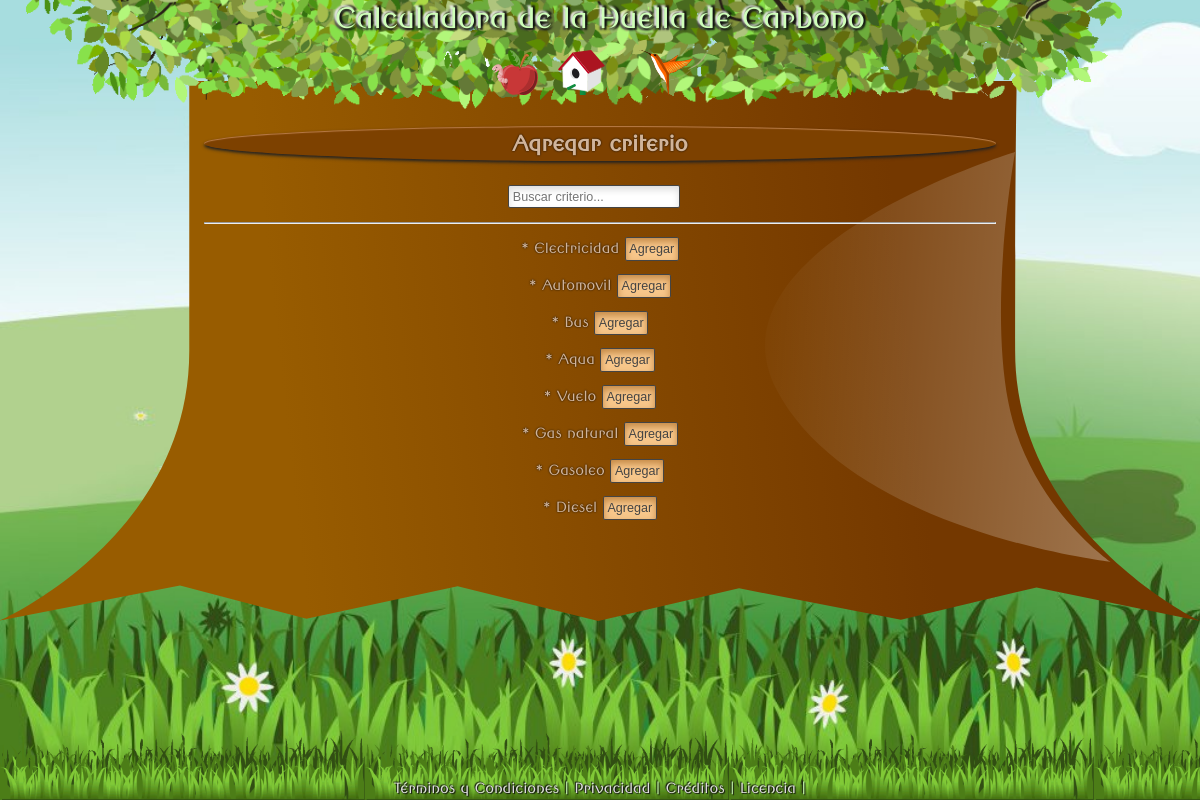
The app's page /huella.php?m=agregar (signed in) with its own data.
### tables this page shows
CREATE TABLE IF NOT EXISTS `criterios` (
  `codcri_cri` smallint(3) unsigned NOT NULL AUTO_INCREMENT COMMENT 'Código de criterio',
  `nombre_cri` varchar(40) NOT NULL COMMENT 'Nombre de criterio',
  `imagen_cri` varchar(200) DEFAULT NULL COMMENT 'Imagen de criterio',
  PRIMARY KEY (`codcri_cri`)
);

CREATE TABLE IF NOT EXISTS `paginas` (
  `codpag_pag` smallint(3) unsigned NOT NULL AUTO_INCREMENT COMMENT 'Código de página',
  `titulo_pag` varchar(64) NOT NULL COMMENT 'Título de la página',
  `conpag_pag` longtext NOT NULL COMMENT 'Contenido de la página',
  `piepag_pag` tinyint(1) NOT NULL COMMENT 'Opcion de Incluir en pie de página',
  PRIMARY KEY (`codpag_pag`)
);

### huella.php (the view, shortened to what this page needs)
<?php
include('elementos/cabecera.php');
if( !isset($_SESSION["autenticado"]) && $_SESSION["autenticado"]!="true" ) {
	header('location:index.php');
} else {
	if( $_GET['m']=="agregar" ) { ?>
		<h2>Agregar criterio</h2>
		<?php
		$id_usuario = $_SESSION['id_usuario'];
		$consulta = mysql_query("SELECT * FROM criterios LEFT JOIN huella_individual ON codcri_cri=codcri_hui AND codind_hui='$id_usuario' WHERE codind_hui IS NULL");
		$conteo = mysql_num_rows($consulta);
		if ( $conteo != 0 ) {
			?>
			<input type="text" id="busquedacriterio" placeholder="Buscar criterio..."/>
			<hr \>
			<?php
			while ($resultado = mysql_fetch_array($consulta)) {
			echo '<div class="listado">
				<div class="resultadolistado">'.$resultado['nombre_cri'].'</div>'; ?>
				<div class="botoneslistado">
					<form name="huella_agregar" method="post" action="huella.php">
						<input type="submit" value="Agregar">
					</form>
				</div>
			</div>
			<?php }
		} else {
			echo 'No hay criterios para agregar. Si consideras que faltan criterios por favor contacta con el administrador del sistema.';
		}
	} else if( isset($_POST['agregarcriterio_id']) ) {
		include_once("elementos/conexion.php");
		$agregarcriterio_id = $_POST['agregarcriterio_id'];
		$id_usuario = $_SESSION['id_usuario'];
		$inserta = mysql_query("INSERT INTO huella_individual (codcri_hui,codind_hui) VALUES ('$agregarcriterio_id','$id_usuario')",$conexion) or die (mysql_error());
		header('location:huella.php');
	} else if( isset($_POST['modificarcriterio_id']) && isset($_POST['modificarindividuo_id'])) {
		include_once("elementos/conexion.php");
		$modificarcriterio_nombre = $_POST['modificarcriterio_nombre'];
		$modificarcriterio_id = $_POST['modificarcriterio_id'];
		$modificarindividuo_id = $_POST['modificarindividuo_id'];
		$consulta = mysql_query("SELECT * FROM huella_individual LEFT JOIN (factores INNER JOIN medidas ON abrmed_fac=abrmed_med) ON codfac_hui=codfac_fac WHERE codcri_hui='$modificarcriterio_id' AND codind_hui='$modificarindividuo_id'");
		$conteo = mysql_num_rows($consulta);
		while ($resultado = mysql_fetch_array($consulta)) {
			$modificar_consumo = $resultado["consum_hui"];
			$modificar_personas = $resultado["person_hui"];
			$modificar_factor = $resultado["codfac_hui"];
		?>
		<script>
		$(document).ready(function() {
			// CO2 al modificar
			// Ejecución inicial
			co2();
		    // Detección de cambios
		    $("form[name=huella_individual] input,form[name=huella_individual] select").keyup(co2).change(co2);
		    // Calculo de CO2
		    function co2(){
		        var vconsumo = $("#consumo").val();
		        var vperiodo = $("#listado_tiempos").val();
		        var vpersonas = $("#actualizar_personas").val();
		        var vfactor = $("#listado_factores").val();
		        var vtiempo = $("#tiempo_emision").val();
		        var co2total = ( vfactor * ( (vconsumo / vperiodo) / vpersonas) ) * vtiempo;
		        $("#actualizar_consumo").val(vconsumo / vperiodo);
		        if (co2total!="Infinity" && co2total) {
		            $("#co2total").val(co2total);
		        }else{
		            $("#co2total").val("");
		        }
		    }
		});
		</script>
		<h2><?php echo $modificarcriterio_nombre; ?></h2>
		<form name="huella_individual" method="post" action="huella.php">
			<fieldset>
				<input type="hidden" id="actualizarcriterio_id" name="actualizarcriterio_id" value="<?php echo $modificarcriterio_id; ?>">
				<input type="hidden" id="actualizarindividuo_id" name="actualizarindividuo_id" value="<?php echo $modificarindividuo_id; ?>">
				<div>
					<?php
					include_once("elementos/conexion.php");
					$consultaCampo = mysql_query("SELECT * FROM factores WHERE codcri_fac='$modificarcriterio_id'");
					while ($resultadoCampo = mysql_fetch_array($consultaCampo)) {
						$abreviatura_medida = $resultadoCampo["abrmed_fac"];
					}
					?>
					<div class="seguido">
						<label for="consumo" title="Escribe tu consumo en <?php echo $abreviatura_medida; ?>, preferiblemente de una fuente fiable, por ejemplo un recibo">Consumo <?php echo $abreviatura_medida; ?>*: </label>
						<input type="text" title="<?php echo $resultado['nombre_med']; ?>" id="consumo" name="consumo" size="10" required autofocus data-validation="required length number" data-validation-length="min1" data-validation-allowing="float" value="<?php echo $modificar_consumo; ?>">
						<input type="hidden" id="actualizar_consumo" name="actualizar_consumo" value="<?php echo $modificar_consumo; ?>">
					</div>
					<div class="seguido">
						<label for="listado_tiempos" title="Selecciona el periodo del consumo. Si usase tu recibo, por ejemplo, debe corresponder al periodo del mismo, usualmente mensual">Por: </label>
						<select id="listado_tiempos" name="listado_tiempos">
						<?php
							include_once("elementos/conexion.php");
							$consultaCampo = mysql_query("SELECT * FROM tiempos");
							while ($resultadoCampo = mysql_fetch_array($consultaCampo)) {
								echo '<option value="'.$resultadoCampo["valort_tie"].'">'.$resultadoCampo["nombre_tie"].'</option>';
							}
						?>
						</select>
					</div>
					<div class="seguido">
						<label for="actualizar_personas" title="Escribe el n&uacute;mero de personas que comparten el consumo"># de personas*: </label>
						<input type="text" id="actualizar_personas" name="actualizar_personas" size="5" maxlength="10" required data-validation="required length custom" data-validation-length="1-10" data-validation-regexp="^([1-9]+)([0-9]*)$" value="<?php echo $modificar_personas; ?>">
					</div>
					<div class="seguido">
						<label for="listado_factores" title="Selecciona el factor de emisi&oacute;n de alguna de las fuentes disponibles">Factor*: </label>
						<select id="listado_factores" name="listado_factores">
						<?php
							include_once("elementos/conexion.php");
							$consultaCampo = mysql_query("SELECT * FROM factores INNER JOIN fuentes ON idefue_fac=idefue_fue WHERE codcri_fac='$modificarcriterio_id'");
							while ($resultadoCampo = mysql_fetch_array($consultaCampo)) {
								if ( $resultadoCampo["codfac_fac"] == $modificar_factor ){
									echo '<option value="'.$resultadoCampo["codfac_fac"].'" selected>'.$resultadoCampo["titulo_fue"].' ('.$resultadoCampo["tonco2_fac"].')</option>';
								} else {
									echo '<option value="'.$resultadoCampo["codfac_fac"].'">'.$resultadoCampo["titulo_fue"].' ('.$resultadoCampo["tonco2_fac"].')</option>';
								}
							}
						?>
						</select>
					</div>
					<div class="seguido">
						<label for="co2total" title="Toneladas de CO2 equivalente">Tons CO2 eq:</label>
						<input id="co2total" name="co2total" title="Tu emisi&oacute;n de CO2 en este criterio" readonly="readonly" size="10" \>
					</div>
					<div class="seguido">
						<label for="tiempo_emision" title="Unidad de tiempo de medici&oacute;n para el resultado">Generados por:</label>
						<select id="tiempo_emision" name="tiempo_emision" title="Selecciona una medida de tiempo">
						<?php
							include_once("elementos/conexion.php");
							$consultaCampo = mysql_query("SELECT * FROM tiempos");
							while ($resultadoCampo = mysql_fetch_array($consultaCampo)) {
								echo '<option value="'.$resultadoCampo["valort_tie"].'">'.$resultadoCampo["nombre_tie"].'</option>';
							}
						?>
						</select>
					</div>
				</div>
			</fieldset>
			<input type="submit" value="Actualizar">
		</form>
		<?php
		include_once("elementos/conexion.php");
		$consulta = mysql_query("SELECT * FROM ayudas WHERE codcri_ayu='$modificarcriterio_id'");
		$conteo = mysql_num_rows($consulta);
		if ( $conteo != 0 ) {
			echo '<div id="mostrarayudas">';
			while ($resultado = mysql_fetch_array($consulta)) {
				$titulo = $resultado["titulo_ayu"];
				$codigocriterio = $resultado["codcri_ayu"];
				$contenidoayuda = $resultado["conayu_ayu"];
				echo '
					<h2>'.$titulo.'</h2>
					<div>
					'.$contenidoayuda.'
					</div>';
			}
			echo '</div>';
		} ?>
		<div id="menunavegacion"><ul><li><a href="huella.php" id="atras"><?php echo $atras; ?></a></li></ul></div>
	<?php }
	} else if( isset($_POST['actualizarcriterio_id']) && isset($_POST['actualizarindividuo_id']) ) {
		include_once("elementos/conexion.php");
		$actualizarcriterio_id = $_POST['actualizarcriterio_id'];
		$actualizarindividuo_id = $_POST['actualizarindividuo_id'];
		$actualizar_consumo = $_POST['actualizar_consumo'];
		$actualizar_personas = $_POST['actualizar_personas'];
		$actualizar_factor = $_POST['listado_factores'];
		$actualiza = mysql_query("UPDATE huella_individual SET consum_hui='$actualizar_consumo',person_hui='$actualizar_personas',codfac_hui='$actualizar_factor' WHERE codind_hui='$actualizarindividuo_id' AND codcri_hui='$actualizarcriterio_id'",$conexion) or die (mysql_error());
		header('location:huella.php');
	} else if( isset($_POST['eliminarcriterio_id']) && isset($_POST['eliminarindividuo_id']) ) {
		include_once("elementos/conexion.php");
		$id_usuario = $_SESSION['id_usuario'];
		$eliminarcriterio_id = $_POST['eliminarcriterio_id'];
		$eliminarindividuo_id = $_POST['eliminarindividuo_id'];
		if ($id_usuario == $eliminarindividuo_id) {
			$elimina = mysql_query("DELETE FROM huella_individual WHERE codcri_hui='$eliminarcriterio_id' AND codind_hui='$eliminarindividuo_id'") or die (mysql_error());
			header('location:huella.php');
		}else{
			echo '<script type="text/javascript">alert("Error. Acción prohibida.");
			window.location ="huella.php";</script>';
		}
	}
}
include('elementos/pie.php');
?>

### elementos/cabecera.php (shortened to what this page needs)
<!DOCTYPE html>
<html lang="es-ES">
<head>
	<link rel="stylesheet" type="text/css" href="temas/<?php echo $_SESSION['tema']; ?>/estilos.css" />
	<link rel="stylesheet" href="temas/<?php echo $_SESSION['tema']; ?>/jquery-ui.css" />
</head>
<body>
	<div id="contenedor">
		<div id="arbol">
			<div id="header">
				<div id="titulo">
					<?php echo $_SESSION['titulo_principal']; ?>
				</div>
				<div id="menu">
					<ul>
						<li>
							<a id="inicio" href="index.php"><?php echo $menu_inicio; ?></a>
						</li>
						<li>
							<a id="micuenta" href="micuenta.php"><?php echo $menu_micuenta; ?></a>
						</li>
						<li>
							<?php if( isset($_SESSION["autenticado"]) && $_SESSION["autenticado"]=="true" ){ ?>
								<a id="cerrar_sesion" href="cerrar_sesion.php"><?php echo $menu_cerrarsesion ?></a>
							<?php } ?>
						</li>
					</ul>
				</div>
			</div>
			<div id="tronco">
				<div id="contenido">

### elementos/pie.php (shortened to what this page needs)
				</div>
			</div>
		</div>
		<div id="footer">
			<div>
				<?php
				$consulta = mysql_query("SELECT codpag_pag,titulo_pag FROM paginas WHERE piepag_pag=1") or die( mysql_error() );
				while ($resultado = mysql_fetch_assoc($consulta)) {
					$codigo = $resultado["codpag_pag"];
					$titulo = $resultado["titulo_pag"];
					echo '<a href="paginas.php?p='.$codigo.'">'.$titulo.'</a> | ';
				}
				?>
			</div>
		</div>
	</div>
</body>
</html>

### temas/naturaleza/estilos.css (style rules this page uses)
html,body { margin: 0; padding: 0; height: 100%; font-family: 'Roundbasic','Trebuchet MS', Arial, Tahoma; font-size: 100%; font-size: 14px; color: #D1B49A; text-shadow: 0 0 2px #000; }
h2 { font-size: 1.5em; border-radius: 50%; padding: 4px; background-color: #7D4100; box-shadow: inset 0 1px 1px #BA7D48, 0 2px 0.15em #222; }
a { text-decoration: none; color: #ddd; }
input[type="text"], select, textarea { margin: 0.5em; }
input, select, button, textarea { border-radius: 2px; padding: 0.3em; border: 1px #444 solid; font-size: 0.9em; color: #444; box-shadow: inset 0 0.3em 0.6em rgb(221, 221, 221); transition: box-shadow 3s; -moz-transition: box-shadow 3s; -webkit-transition: box-shadow 3s; -o-transition: box-shadow 3s; transition: border 3s; -moz-transition: border 3s; -webkit-transition: border 3s; -o-transition: border 3s; }
input[type="submit"], input[type="button"], button { background: #F7C68A; box-shadow: inset 0 0.3em 0.6em #C48946; margin: 0.2em auto; }
input[type="text"], input[type="email"], input[type="password"], select { margin-left: -6px; }
#contenedor { position: relative; min-height: 100%; height: auto !important; height: 100%; background: #2D7028 url('imagenes/paisaje.jpg') no-repeat; background-size: cover; -webkit-background-size: cover; text-align: center; }
#arbol { position: relative; width: 100%; margin: 0 auto; }
#header { position: relative; font-family: 'Rounddeco','Trebuchet MS', Arial, Tahoma; text-align: center; text-shadow: 2px 2px 2px #111,-2px -2px 2px #eee,2px -2px 2px #111,-2px 2px 2px #444; color: #CFFFBA; margin: 0 0 -1.5em 0; overflow: hidden; background: transparent url('imagenes/copa-grande.gif') no-repeat bottom center; background-size: cover; -webkit-background-size: cover; z-index: 5; }
#titulo { font-size: 2em; vertical-align: middle; }
#tronco { position: relative; width: auto; height: 100%; padding-bottom: 2.8em; padding-top: 2em; margin: 0 auto; margin-top: -2em; overflow: hidden; background: transparent url('imagenes/tronco.svg') no-repeat top center; background-size: 100% 100%; -webkit-background-size: 100% 100%; z-index: 4; }
#contenido { position: relative; width: 66%; max-width: 800px; padding-bottom: 4em; margin: 0 auto; z-index: 5; }
#footer { position: absolute; bottom: 0 !important; bottom: -1px; width: 100%; min-height: 5em; font-family: 'Roundmiddle','Trebuchet MS', Arial, Tahoma; font-size: 1em; text-align: center; text-shadow: 1px 1px 1px #111,-1px -1px 1px #111; color: #CFFFBA; background: transparent url('imagenes/prado.gif') repeat-x; background-size: contain; -webkit-background-size: contain; background-size: auto 100%; -webkit-background-size: auto 100%; z-index: 5; }
#footer div { padding-top: 3.5em; }
#menu ul, #menunavegacion ul { padding:0; }
#menu li, #menunavegacion li { list-style-type: none; display: inline; margin: 0; padding: 0; font-size: 0.8em; }
#menu li a, #menunavegacion li a { display: inline-block; padding: 0.5em 1.5em; text-shadow: 1px -1px 2px #000, -1px 1px 2px #000; vertical-align: middle; }
li #inicio { background: url('imagenes/manzana.svg') no-repeat top center; background-size: contain; -webkit-background-size: contain; }
li #micuenta { background: url('imagenes/nido.svg') no-repeat top center; background-size: contain; -webkit-background-size: contain; }
li #cerrar_sesion { background: url('imagenes/pajaro.svg') no-repeat top center; background-size: contain; -webkit-background-size: contain; }
li a#inicio,li a#micuenta,li a#registro,li a#cerrar_sesion { height: 4em; color: rgba(221, 221, 221, 0); text-shadow: none !important; font-size: 0.8em; transform: scale(1,1); -moz-transform: scale(1,1); -webkit-transform: scale(1,1); -o-transform: scale(1,1); transition: all 0.5s; -moz-transition: all 0.5s; -webkit-transition: all 0.5s; -o-transition: all 0.5s; }
.listado { position: relative; display: block; clear: both; padding: 0.3em; }
.resultadolistado { display: inline-block; }
.resultadolistado:before { content: " * "; }
.botoneslistado { display: inline-block; }
.botoneslistado form { display: inline-block; }

### records on screen
criterios: nombre_cri "Electricidad"
criterios: nombre_cri "Automovil"
criterios: nombre_cri "Bus"
criterios: nombre_cri "Agua"
criterios: nombre_cri "Vuelo"
criterios: nombre_cri "Gas natural"
criterios: nombre_cri "Gasoleo"
criterios: nombre_cri "Diesel"
paginas: titulo_pag "Términos y Condiciones"
paginas: titulo_pag "Privacidad"
paginas: titulo_pag "Créditos"
paginas: titulo_pag "Licencia"

### other values on screen
$_SESSION['titulo_principal'] "Calculadora de la Huella de Carbono"
